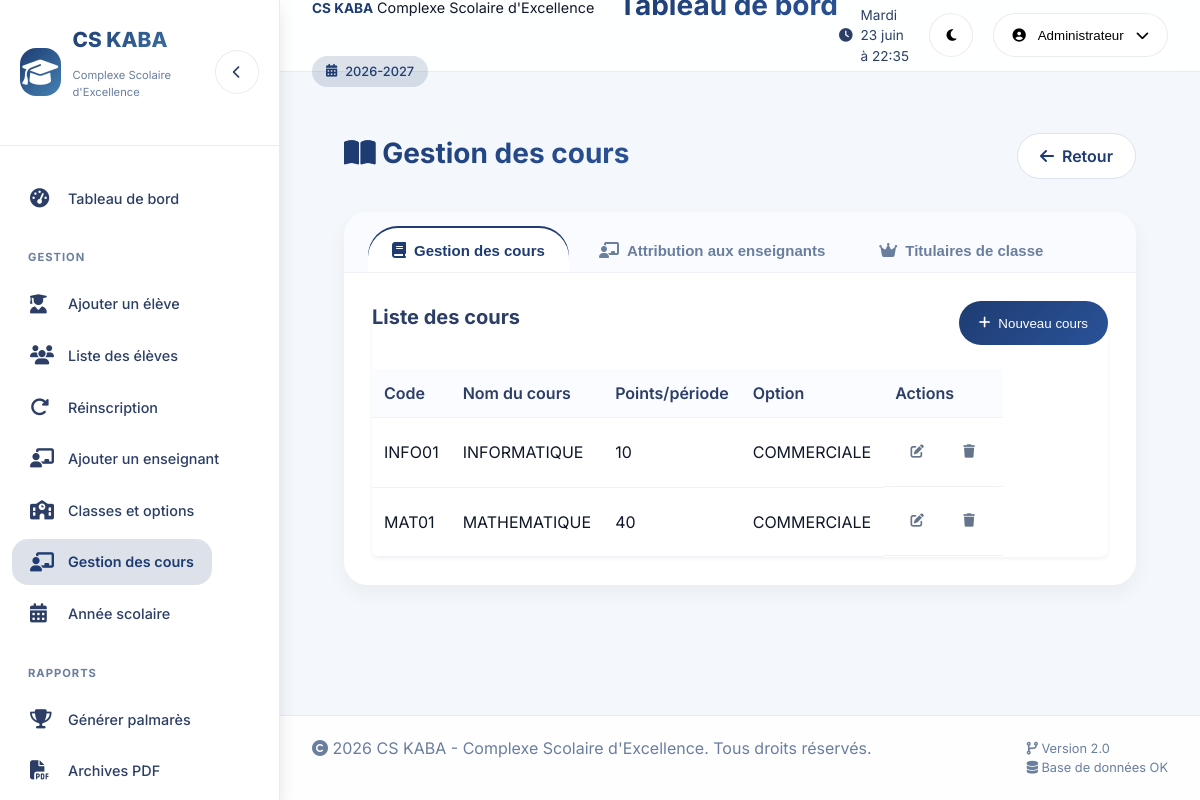
/gestion/cours/ (signed in), run on the app's committed database.
### Cote/models.py (models this page shows, shortened)
class AnneeScolaire(models.Model):
    annee_scolaire = models.CharField(max_length=20, unique=True, verbose_name="Année scolaire")
    est_active = models.BooleanField(default=False, verbose_name="Année active")
    date_debut = models.DateField(verbose_name="Date début")
    date_fin = models.DateField(verbose_name="Date fin")
    created_at = models.DateTimeField(auto_now_add=True, verbose_name="Date de création")
    class Meta:
        verbose_name = "Année scolaire"
        verbose_name_plural = "Années scolaires"
        ordering = ['-id']

class Cours(models.Model):
    nom_cours = models.CharField(max_length=100, verbose_name="Nom du cours")
    code_cours = models.CharField(max_length=20, unique=True, verbose_name="Code cours")
    coefficient = models.IntegerField(default=1, verbose_name="Coefficient")
    points_par_periode = models.PositiveSmallIntegerField(default=40, verbose_name="Points par période")
    description = models.TextField(blank=True, null=True, verbose_name="Description")
    id_option = models.ForeignKey(OptionEtude, on_delete=models.SET_NULL, null=True, blank=True, verbose_name="Option")
    created_at = models.DateTimeField(auto_now_add=True, verbose_name="Date de création")
    created_by = models.ForeignKey(Utilisateur, on_delete=models.SET_NULL, null=True, blank=True, verbose_name="Créé par")
    class Meta:
        verbose_name = "Cours"
        verbose_name_plural = "Cours"
        ordering = ['nom_cours']

class OptionEtude(models.Model):
    nom_option = models.CharField(max_length=100, verbose_name="Nom de l'option")
    code_option = models.CharField(max_length=10, unique=True, verbose_name="Code option")
    actif = models.BooleanField(default=True, verbose_name="Actif")
    created_at = models.DateTimeField(auto_now_add=True, verbose_name="Date de création")
    class Meta:
        verbose_name = "Option d'étude"
        verbose_name_plural = "Options d'étude"
        ordering = ['nom_option']

### Cote/views.py (the view)
# urls.py: path('gestion/cours/', views.cours_de_page, name='cours_de'),
def cours_de_page(request):
    if not request.session.get('user_id'):
        return redirect('login')
    if request.session.get('user_role') != 'DE':
        messages.error(request, 'Accès non autorisé')
        return redirect('login')
    cours_list = Cours.objects.all().select_related('id_option').order_by('nom_cours')
    cycles = [{'value': 'CO', 'label': 'Cycle d\'Orientation (7e-8e)'}, {'value': 'SECONDAIRE', 'label': 'Secondaire'}]
    options = OptionEtude.objects.filter(actif=True).order_by('nom_option')
    classes = Classe.objects.filter(actif=True).order_by('nom_classe')
    enseignants = Personnel.objects.filter(id_utilisateur__role='ENSEIGNANT', id_utilisateur__est_actif=True).select_related('id_utilisateur__id_personne')
    annee_active = AnneeScolaire.objects.filter(est_active=True).first()
    titulaires = TitulaireClasse.objects.filter(id_annee=annee_active).select_related('id_personnel__id_utilisateur__id_personne', 'id_classe') if annee_active else []
    context = {
        'user_nom': request.session.get('user_nom'), 'cours_list': cours_list, 'cycles': cycles,
        'options': options, 'classes': classes, 'enseignants': enseignants, 'annee_active': annee_active,
        'titulaires': titulaires,
        'classes_json': json.dumps([{'id': c.id, 'nom_classe': c.nom_classe, 'est_cycle_orientation': c.est_cycle_orientation} for c in classes]),
        'page_title': 'Gestion des cours - CS KABA'
    }
    return render(request, 'Cote/admin/cours_de.html', context)

### Cote/templates/Cote/admin/cours_de.html (shortened to what this page needs)
{% extends "Cote/admin/includes/head.html" %}
{% load static %}
{% block extra_head %}
<link rel="stylesheet" href="{% static 'css/admin/cours_de.css' %}">
{% endblock %}
{% block body %}
<div class="page-container">
    <div class="page-header">
        <h1 class="page-title"><i class="fas fa-book-open"></i> Gestion des cours</h1>
        <a href="{% url 'dashboard_de' %}" class="btn-secondary"><i class="fas fa-arrow-left"></i> Retour</a>
    </div>
    <div class="tabs-container">
        <div class="tabs-header">
            <button class="tab-btn active" data-tab="cours"><i class="fas fa-book"></i> Gestion des cours</button>
            <button class="tab-btn" data-tab="attribution"><i class="fas fa-chalkboard-teacher"></i> Attribution aux enseignants</button>
            <button class="tab-btn" data-tab="titulaire"><i class="fas fa-crown"></i> Titulaires de classe</button>
        </div>
        <div class="tab-content active" id="tab-cours">
            <div class="card">
                <div class="card-header">
                    <h3>Liste des cours</h3>
                    <button class="btn-add" onclick="openModal('modalCours')"><i class="fas fa-plus"></i> Nouveau cours</button>
                </div>
                <div class="table-responsive">
                    <table class="data-table">
                        <thead>
                            <tr>
                                <th>Code</th>
                                <th>Nom du cours</th>
                                <th>Points/période</th>
                                <th>Option</th>
                                <th>Actions</th>
                            </tr>
                        </thead>
                        <tbody>
                            {% for cours in cours_list %}
                            <tr>
                                <td>{{ cours.code_cours }}</td>
                                <td>{{ cours.nom_cours }}</td>
                                <td>{{ cours.points_par_periode|default:40 }}</td>
                                <td>{% if cours.id_option %}{{ cours.id_option.nom_option }}{% else %}Commun{% endif %}</td>
                                <td class="actions-cell">
                                    <button class="action-btn edit" onclick="editCours({{ cours.id }})"><i class="fas fa-edit"></i></button>
                                    <button class="action-btn delete" onclick="deleteCours({{ cours.id }})"><i class="fas fa-trash"></i></button>
                                </td>
                            </tr>
                            {% empty %}
                            <tr><td colspan="5" class="empty-message">Aucun cours enregistré</td></tr>
                            {% endfor %}
                        </tbody>
                    </table>
                </div>
            </div>
        </div>
    </div>
</div>
{% endblock %}

### Cote/templates/Cote/admin/includes/topbar.html (shortened to what this page needs)
<header class="topbar">
    <div class="topbar-left">
        <div class="etablissement-info">
            <strong>CS KABA</strong>
            <small>Complexe Scolaire d'Excellence</small>
        </div>
        <h1 class="page-title">{% block page_title %}Tableau de bord{% endblock %}</h1>
        {% if annee_active %}
        <div class="year-badge">
            <i class="fas fa-calendar-alt"></i>
            <span>{{ annee_active.annee_scolaire }}</span>
        </div>
        {% endif %}
    </div>
    <div class="topbar-right">
        <div class="date-time">
            <i class="fas fa-clock"></i>
            <span id="currentDateTime"></span>
        </div>
        <button class="theme-toggle" id="themeToggle" aria-label="Changer de thème">
            <i class="fas fa-moon"></i>
        </button>
        <div class="user-dropdown">
            <button class="dropdown-trigger">
                <i class="fas fa-user-circle"></i>
                <span>{{ user_nom|default:"Administrateur" }}</span>
                <i class="fas fa-chevron-down"></i>
            </button>
        </div>
    </div>
</header>

### data on the page
AnneeScolaire: annee_scolaire "2026-2027"
Cours: code_cours "INFO01", nom_cours "INFORMATIQUE", points_par_periode "10", id_option.nom_option "COMMERCIALE"
Cours: code_cours "MAT01", nom_cours "MATHEMATIQUE", points_par_periode "40", id_option.nom_option "COMMERCIALE"

### other printed values
{{ user_nom|default:"Administrateur" }} "Administrateur"
